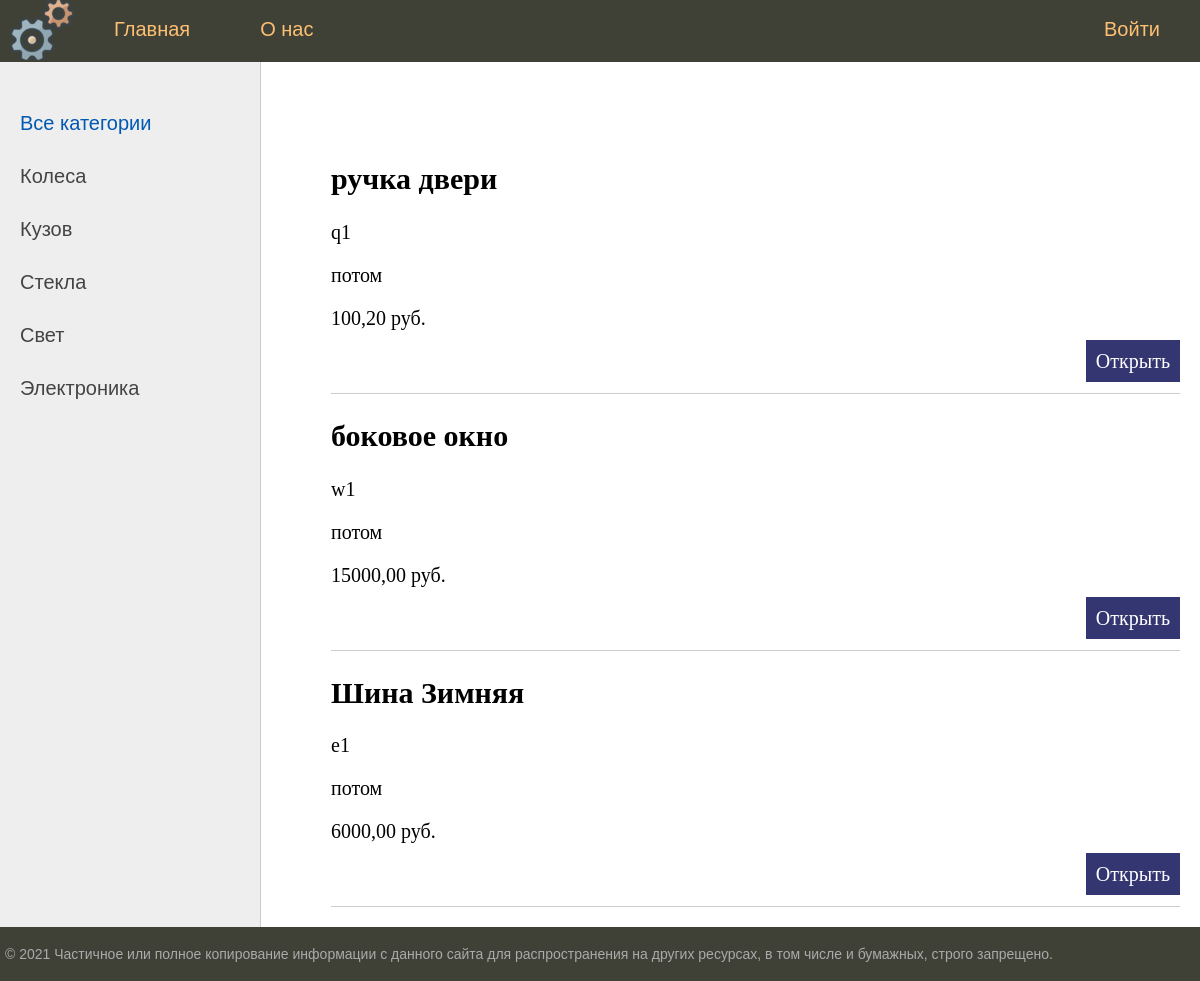
Before: / with the older database file.
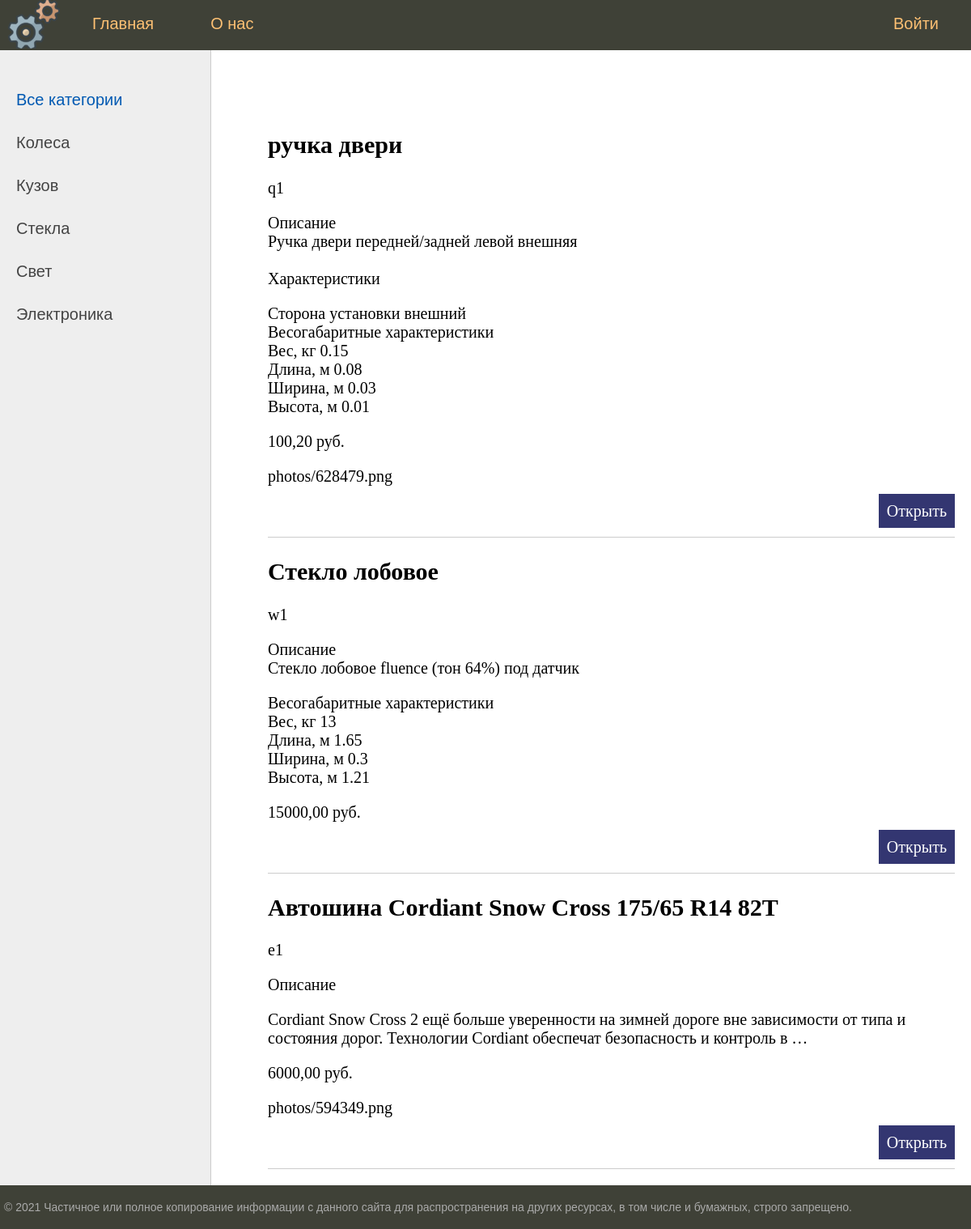
After: the same page with the newer database file.
### base/models.py (models this page shows, shortened)
class Product(models.Model):
    article = models.SlugField("Артикул", unique=True)
    name = models.CharField("Наименование", max_length=150)
    price = models.DecimalField("Цена", max_digits=10, decimal_places=2)
    description = models.TextField("Описание")
    amount = models.IntegerField("Количество")
    manufacturer = models.ForeignKey(Manufacturer, on_delete=models.PROTECT, verbose_name="Производитель")
    contractor = models.ForeignKey(Contractor, on_delete=models.PROTECT, verbose_name="Поставщик")
    brand = models.ForeignKey(Brand, on_delete=models.PROTECT, verbose_name="Марка")
    model = models.ForeignKey(Model, on_delete=models.PROTECT, verbose_name="Модель")
    foto = models.ImageField(upload_to="photos/", blank=True, verbose_name="Фото")
    category = models.ForeignKey(Category, on_delete=models.PROTECT, verbose_name="Категория")

### base/views.py (the view)
# urls.py: path('', homelist.as_view(), name='home'),
class homelist(ListView):
    model = Product
    template_name = 'base/home.html'
    context_object_name = 'product'
    def get_context_data(self, *, object_list=None, **kwargs):
        context = super().get_context_data(**kwargs)
        context['menu'] = menu
        context['title'] = 'AvtoW'
        context['selected'] = 0
        return context

### base/templates/base/home.html (shortened to what this page needs)
{% extends 'base/templ.html' %}
{% block content %}
<form action="{% url 'home' %}" method="post">
    <ul class="list-product">
		{% for el in product %}
			<li>
				<h2>{{el.name}}</h2>
				<p>{{el.article}}</p>
				<p>{{el.description|linebreaks|truncatewords:25}}</p>
				<p>{{el.price}} руб.</p>
				<p>{{el.foto}}</p>
				<p class="link-read-post"><a href="{% url 'product' el.id %}">Открыть</a></p>
			</li>
		{% endfor %}
	</ul>
</form>
{% endblock %}

Changed rows visible on the page:
changed Product "ручка двери": description "потом" → "Описание Ручка двери передней/задней левой внешняя Характеристики Сторона установки внешний Весогабаритные характеристики Вес, кг 0.15 Длина, м 0.08 Ширина, м 0.03 Высота, м 0.01"; foto (not shown) → "photos/628479.png"
changed Product: name "боковое окно" → "Стекло лобовое"; description "потом" → "Описание Стекло лобовое fluence (тон 64%) под датчик Весогабаритные характеристики Вес, кг 13 Длина, м 1.65 Ширина, м 0.3 Высота, м 1.21"
changed Product: name "Шина Зимняя" → "Автошина Cordiant Snow Cross 175/65 R14 82T"; description "потом" → "Описание Cordiant Snow Cross 2 ещё больше уверенности на зимней дороге вне зависимости от типа и состояния дорог. Технологии Cordiant обеспечат безопасность и контроль в …"; foto (not shown) → "photos/594349.png"
